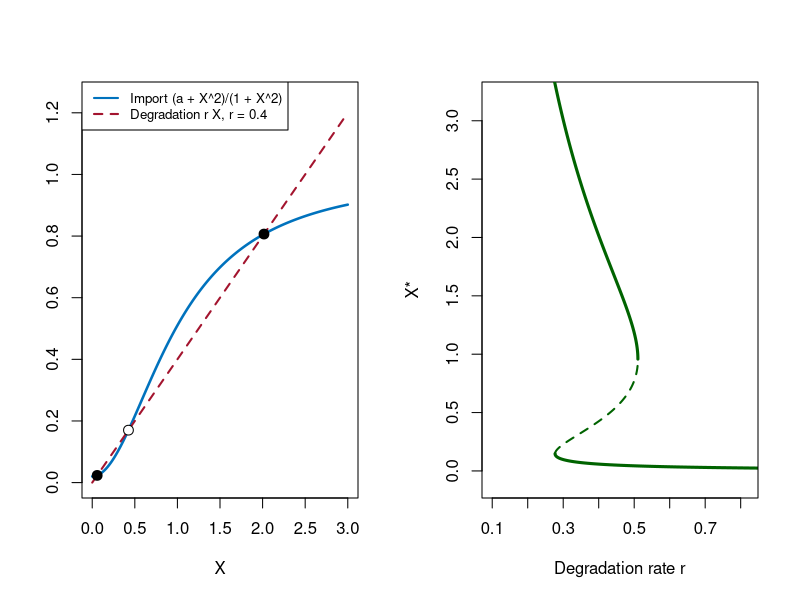

Write the R code that produced this figure.
# Fig. 3.18: Gene switch of the lac operon (book, Section 3.3, Eq. 3.23)
# dX/dt = (a + X^2)/(1 + X^2) - r X with a = 0.02; left import and degradation for r = 0.4, right X* as a function of r (hysteresis)
# (c) 2026 Philipp Kügler · Program for the book "Dynamical Systems in the Life Sciences" · MIT License (see LICENSE)
a <- 0.02
imp <- function(X) (a + X^2) / (1 + X^2)
par(mfrow = c(1, 2))
X <- seq(0, 3, length.out = 400); r <- 0.4
plot(X, imp(X), type = "l", col = rgb(0, 0.447, 0.741), lwd = 2.5, ylim = c(0, 1.25), xlab = "X", ylab = "")
lines(X, r * X, lty = 2, col = rgb(0.64, 0.08, 0.18), lwd = 2)
# steady state: (a + X^2) = r X (1 + X^2), i.e. -r X^3 + X^2 - r X + a = 0 (polyroot: coefficients in ascending order)
xs <- sort(Re(polyroot(c(a, -r, 1, -r))))
points(xs, r * xs, pch = 21, bg = c("black", "white", "black"), cex = 1.3)
cat("r = 0.4: X* =", sprintf("%.3f", xs), " (off, threshold, on)\n")
legend("topleft", legend = c("Import (a + X^2)/(1 + X^2)", "Degradation r X, r = 0.4"), col = c(rgb(0, 0.447, 0.741), rgb(0.64, 0.08, 0.18)), lty = 1:2, lwd = 2, cex = 0.8)
# bifurcation diagram: each X* belongs to r = Import(X*)/X*
Xs <- seq(0.005, 4, length.out = 4000); R <- imp(Xs) / Xs
i1 <- which.min(ifelse(Xs < 0.5, R, Inf))              # turning points of the curve: smallest r on the lower branch,
i2 <- which.max(ifelse(Xs > 0.5 & Xs < 2, R, 0))       # largest r on the middle branch
gruen <- rgb(0, 0.39, 0)
plot(R[1:i1], Xs[1:i1], type = "l", col = gruen, lwd = 3, xlim = c(0.1, 0.82), ylim = c(-0.1, 3.2), xlab = "Degradation rate r", ylab = "X*")
lines(R[i1:i2], Xs[i1:i2], lty = 2, col = gruen, lwd = 2)
lines(R[i2:length(R)], Xs[i2:length(R)], col = gruen, lwd = 3)
cat(sprintf("bistable for %.2f < r < %.2f\n", R[i1], R[i2]))
